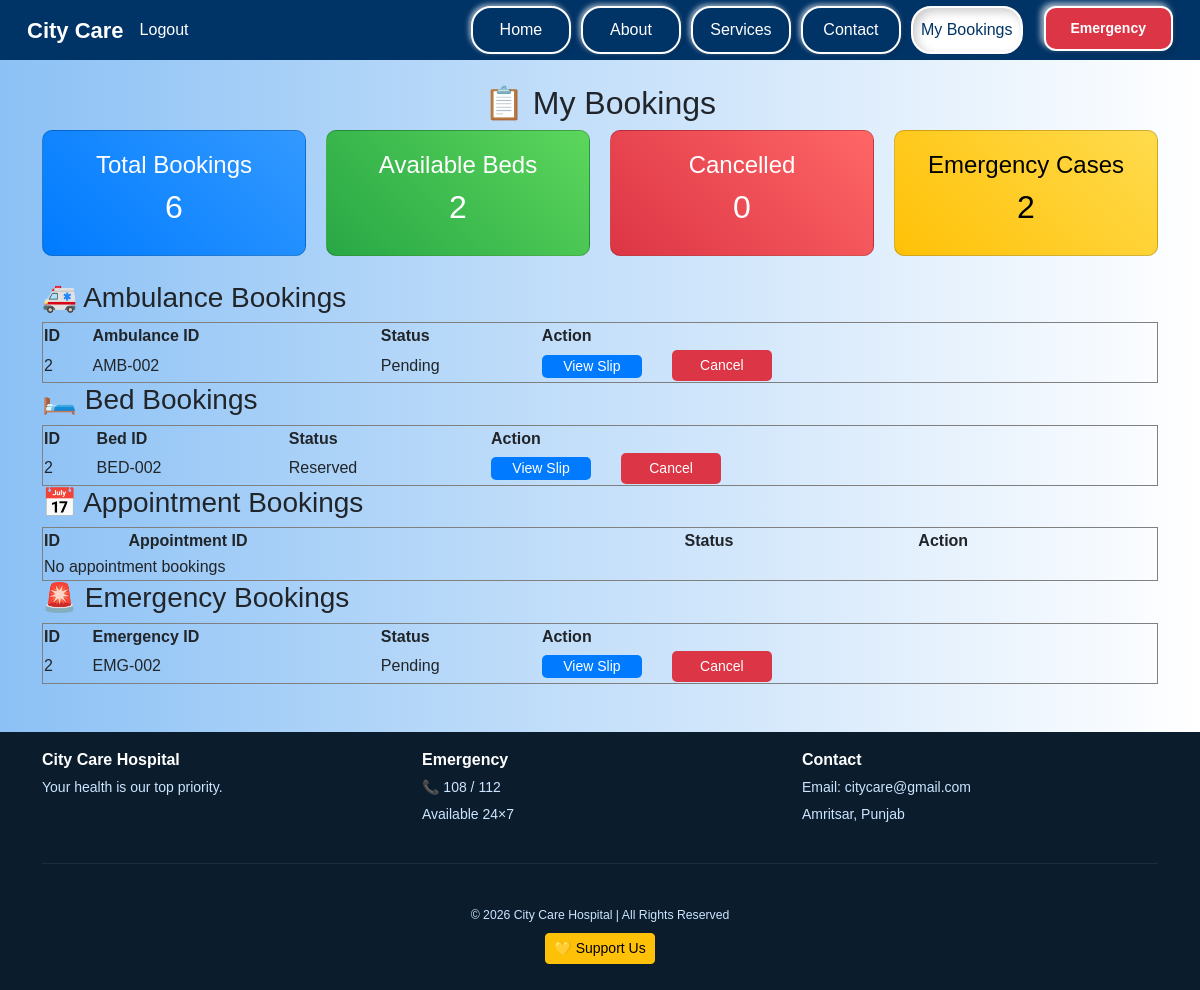
Page /my_bookings (signed in) on the committed database.
### main.py (models this page shows)
class AmbulanceRequest(db.Model):
    id = db.Column(db.Integer, primary_key=True)
    ambulance_id = db.Column(db.String(20))
    patient_id = db.Column(db.String(20))
    patient_name = db.Column(db.String(100), nullable=False)
    contact_number = db.Column(db.String(20), nullable=False)
    pickup_location = db.Column(db.String(200), nullable=False)
    emergency_type = db.Column(db.String(100), nullable=False)
    request_time = db.Column(db.DateTime, default=db.func.current_timestamp())
    status = db.Column(db.String(50), default="Pending")
    user_id = db.Column(db.Integer, db.ForeignKey('user.id'))

class BedBooking(db.Model):
    id = db.Column(db.Integer, primary_key=True)
    bed_id= db.Column(db.String(20))
    patient_id = db.Column(db.String(20))   # link
    patient_name = db.Column(db.String(100))   # ✅ ADD THIS
    contact_number = db.Column(db.String(20))  # ✅ ADD THIS
    bed_type = db.Column(db.String(50))
    admission_date = db.Column(db.Date)
    status = db.Column(db.String(50), default="Reserved")
    user_id = db.Column(db.Integer, db.ForeignKey('user.id'))
    emergency_type=db.Column(db.String(50))
    is_available = db.Column(db.Boolean,default=True)

class EmergencyRequest(db.Model):
    id = db.Column(db.Integer, primary_key=True)
    emergency_id = db.Column(db.String(20), unique=True)
    user_id = db.Column(db.Integer, db.ForeignKey('user.id'))
    emergency_code = db.Column(db.String(20))
    patient_id = db.Column(db.String(50), nullable=False)
    patient_name = db.Column(db.String(100), nullable=False)
    dob = db.Column(db.Date, nullable=False)
    blood_group = db.Column(db.String(10), nullable=True)
    medical_history = db.Column(db.Text, nullable=False)
    guardian_name = db.Column(db.String(100), nullable=False)
    relation = db.Column(db.String(50), nullable=False)
    contact_number = db.Column(db.String(15), nullable=False)
    email = db.Column(db.String(100), nullable=False)
    address = db.Column(db.Text, nullable=False)
    insurance_provider = db.Column(db.String(500), nullable=True)
    policy_number = db.Column(db.String(100), nullable=True)
    insurance_file = db.Column(db.String(500), nullable=True)
    reason = db.Column(db.String(100), nullable=False)
    status = db.Column(db.String(20), default="Pending")
    submitted_at = db.Column(db.DateTime, default=datetime.utcnow)

### main.py (the view)
@app.route('/my_bookings')
@login_required
def my_bookings():
    user_id = session['user_id']
    patient = Patient.query.filter_by(user_id=user_id).first()
    ambulance_bookings = []
    bed_bookings = []
    appointments = []
    emergencies = EmergencyRequest.query.filter_by(
        user_id=user_id
    ).all()
    if patient:
        ambulance_bookings = AmbulanceRequest.query.filter_by(patient_id=patient.patient_id).all()
        bed_bookings = BedBooking.query.filter_by(patient_id=patient.patient_id).all()
        appointments = Appointment.query.filter_by(patient_id=patient.patient_id).all()
    total_ambulance = AmbulanceRequest.query.count()
    total_bed = BedBooking.query.count()
    total_appointment = Appointment.query.count()
    total_emergency = EmergencyRequest.query.count()
    cancelled_ambulance = AmbulanceRequest.query.filter_by(status="Cancelled").count()
    cancelled_bed = BedBooking.query.filter_by(status="Cancelled").count()
    cancelled_appointment = Appointment.query.filter_by(status="Cancelled").count()
    cancelled_emergency = EmergencyRequest.query.filter_by(status="Cancelled").count()
    available_beds = BedBooking.query.filter_by(is_available=True).count()
    return render_template(
        'my_bookings.html',
        ambulance_bookings=ambulance_bookings,
        bed_bookings=bed_bookings,
        appointments=appointments,
        emergencies=emergencies,
        total_ambulance=total_ambulance,
        total_bed=total_bed,
        total_appointment=total_appointment,
        total_emergency=total_emergency,
        cancelled_ambulance=cancelled_ambulance,
        cancelled_bed=cancelled_bed,
        cancelled_appointment=cancelled_appointment,
        cancelled_emergency=cancelled_emergency,
        available_beds=available_beds
    )

### main.py (called while the page is built)
def login_required(f):
    @wraps(f)
    def decorated_function(*args, **kwargs):
        if 'user_id' not in session:
            flash("Please log in first!", "login_error")
            return redirect(url_for('login'))
        return f(*args, **kwargs)
    return decorated_function

### templates/my_bookings.html
{% extends "base.html" %}
{% block content %}
<link rel="stylesheet" href="{{ url_for('static', filename='css/style.css') }}">
<h2 style="text-align:center;">📋 My Bookings</h2>
<div class="dashboard-cards">
    <div class="card blue">
        <h4>Total Bookings</h4>
        <h2>{{ total_ambulance + total_bed + total_appointment + total_emergency }}</h2>
    </div>
    <div class="card green">
        <h4>Available Beds</h4>
        <h2>{{ available_beds }}</h2>
    </div>
    <div class="card red">
        <h4>Cancelled</h4>
        <h2>{{ cancelled_ambulance + cancelled_bed + cancelled_appointment + cancelled_emergency }}</h2>
    </div>
    <div class="card yellow">
        <h4>Emergency Cases</h4>
        <h2>{{ total_emergency }}</h2>
    </div>
</div>
<h3>🚑 Ambulance Bookings</h3>
<table border="1" width="100%">
    <tr>
        <th>ID</th>
        <th>Ambulance ID</th>
        <th>Status</th>
        <th>Action</th>
    </tr>
    {% for a in ambulance_bookings %}
    <tr>
        <td>{{ a.id }}</td>
        <td>{{ a.ambulance_id }}</td>
        <td>{{ a.status }}</td>
        <td class="action-cell">
            <form action="{{ url_for('ambulance_slip', id=a.id) }}" method="GET">
                 <button type="submit" class="view-btn">
                 View Slip
                </button>
            </form>
            {% if a.status != "Cancelled" %}
                <form action="{{ url_for('cancel_ambulance', id=a.id) }}" method="POST" style="display:inline;">
                    <button type="submit" class="cancel-btn"
                        onclick="return confirm('Are you sure you want to cancel booking?')">
                        Cancel
                    </button>
                </form>
            {% else %}
                <span class="cancelled-text">Cancelled</span>
            {% endif %}
        </td>
    </tr>
    {% else %}
    <tr>
        <td colspan="4">No ambulance bookings</td>
    </tr>
    {% endfor %}
</table>
<h3>🛏️ Bed Bookings</h3>
<table border="1" width="100%">
    <tr>
        <th>ID</th>
        <th>Bed ID</th>
        <th>Status</th>
        <th>Action</th>
    </tr>
    {% for b in bed_bookings %}
    <tr>
        <td>{{ b.id }}</td>
        <td>{{ b.bed_id }}</td>
        <td>{{ b.status }}</td>
        <td class="action-cell">
            <form action="{{ url_for('bed_slip', id=b.id) }}" method="GET">
                <button type="submit" class="view-btn">
                    View Slip
                </button>
            </form>
            {% if b.status != "Cancelled" %}
                <form action="{{ url_for('cancel_bed', id=b.id) }}" method="POST">
                    <button type="submit" class="cancel-btn"
                        onclick="return confirm('Are you sure you want to cancel booking?')">
                        Cancel
                    </button>
                </form>
            {% else %}
                <span class="cancelled-text">Cancelled</span>
            {% endif %}
        </td>
    </tr>
    {% else %}
    <tr><td colspan="4">No bed bookings</td></tr>
    {% endfor %}
</table>
<h3>📅 Appointment Bookings</h3>
<table border="1" width="100%">
    <tr>
        <th>ID</th>
        <th>Appointment ID</th>
        <th>Status</th>
        <th>Action</th>
    </tr>
    {% for ap in appointments %}
    <tr>
        <td>{{ ap.id }}</td>
        <td>{{ ap.appointment_id }}</td>
        <td>{{ ap.status }}</td>
        <td class="action-cell">
            <form action="{{ url_for('appointment_slip', id=ap.id) }}" method="GET">
                <button type="submit" class="view-btn">
                    View Slip
                </button>
            </form>
            {% if ap.status != "Cancelled" %}
                <form action="{{ url_for('cancel_appointment', id=ap.id) }}" method="POST">
                    <button type="submit" class="cancel-btn"
                        onclick="return confirm('Are you sure you want to cancel?')">
                        Cancel
                    </button>
                </form>
            {% else %}
                <span class="cancelled-text">Cancelled</span>
            {% endif %}
        </td>
    </tr>
    {% else %}
    <tr><td colspan="4">No appointment bookings</td></tr>
    {% endfor %}
</table>
<h3>🚨 Emergency Bookings</h3>
<table border="1" width="100%">
    <tr>
        <th>ID</th>
        <th>Emergency ID</th>
        <th>Status</th>
        <th>Action</th>
    </tr>
    {% for e in emergencies %}
    <tr>
        <td>{{ e.id }}</td>
        <td>{{ e.emergency_code }}</td>
        <td>{{ e.status }}</td>
        <td class="action-cell">
            <form action="{{ url_for('emergency_slip', id=e.id) }}" method="GET">
                <button type="submit" class="view-btn">
                    View Slip
                </button>
            </form>
            {% if e.status != "Cancelled" %}
                <form action="{{ url_for('cancel_emergency', id=e.id) }}" method="POST">
                    <button type="submit" class="cancel-btn"
                        onclick="return confirm('Are you sure you want to cancel emergency submission?')">
                        Cancel
                    </button>
                </form>
            {% else %}
                <span class="cancelled-text">Cancelled</span>
            {% endif %}
        </td>
    </tr>
    {% else %}
    <tr><td colspan="4">No emergency bookings</td></tr>
    {% endfor %}
</table>
{% endblock %}

### static/css/style.css (style rules this page uses)
body { background-color:#a0f0f0d3 ; }
body { margin: 0; padding: 0; font-family: Arial, Helvetica, sans-serif; background: linear-gradient(to right, #8cc1f5, #ffffff); }
.action-cell { display: flex; justify-content: flex-right; align-items: center; gap: 30px; }
.view-btn { background-color: #007bff; color:white; border:none; border-radius: 5px; cursor: pointer; font-size: 14px; }
.cancel-btn { background-color: #dc3545; color: white; border: none; padding: 5px 12px; border-radius: 5px; cursor: pointer; font-size: 14px; }
.view-btn, .cancel-btn { min-width: 100px; }
.dashboard-cards { display: flex; gap: 20px; margin-bottom: 25px; }
.card { flex: 1; padding: 20px; border-radius: 10px; color: white; text-align: center; font-weight: bold; }
.blue { background: linear-gradient(45deg, #007bff, #3399ff); }
.green { background: linear-gradient(45deg, #28a745, #5cd65c); }
.red { background: linear-gradient(45deg, #dc3545, #ff6666); }
.yellow { background: linear-gradient(45deg, #ffc107, #ffdb4d); color: black; }

### rows in the picture
AmbulanceRequest: id "2", ambulance_id "AMB-002", status "Pending"
BedBooking: id "2", bed_id "BED-002", status "Reserved"
EmergencyRequest: id "2", emergency_code "EMG-002", status "Pending"

### other values in the picture
{{ total_ambulance + total_bed + total_appointment + total_emergency }} "6"
{{ available_beds }} "2"
{{ total_emergency }} "2"
